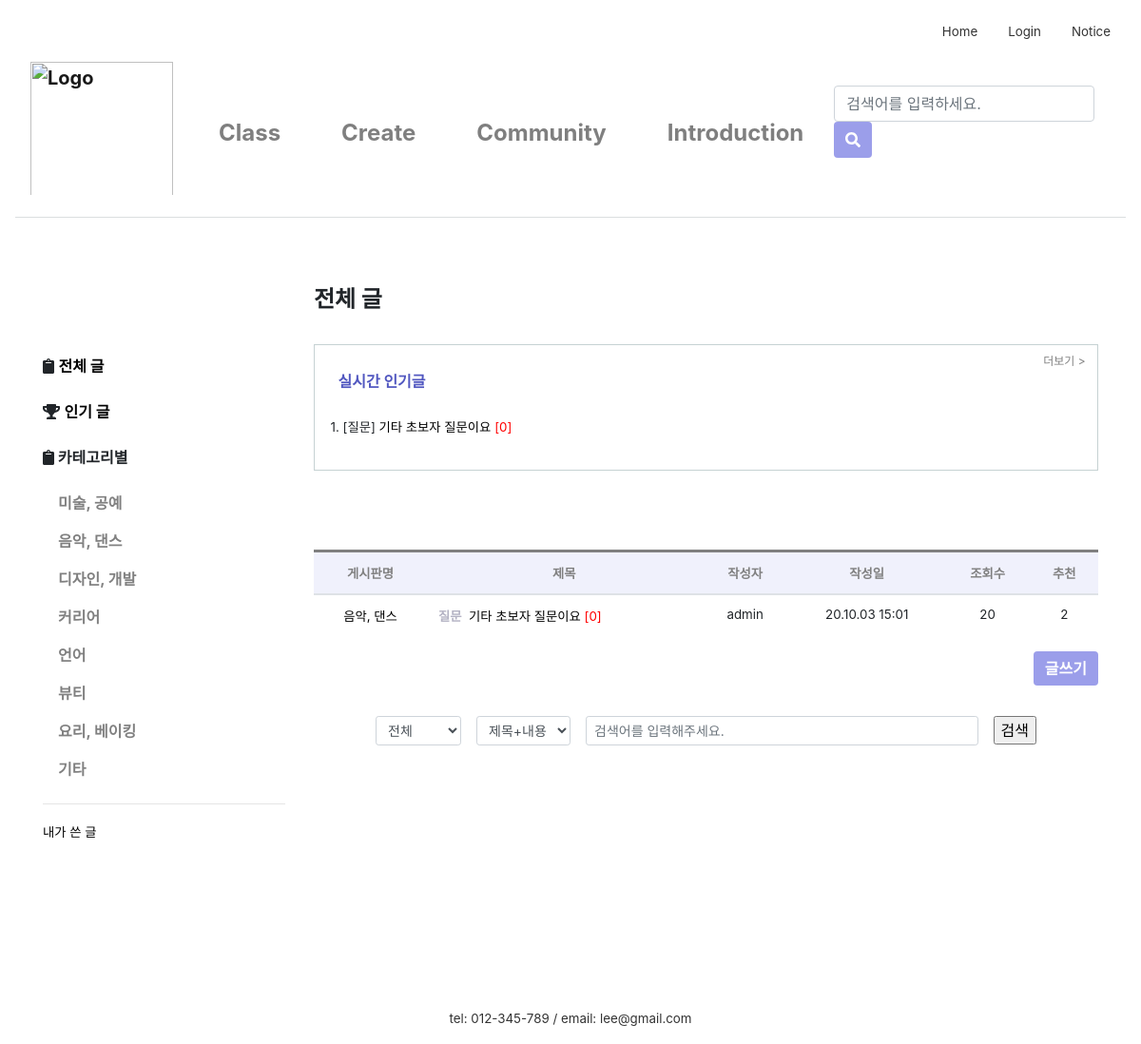
Before: /community/ with the older database file.
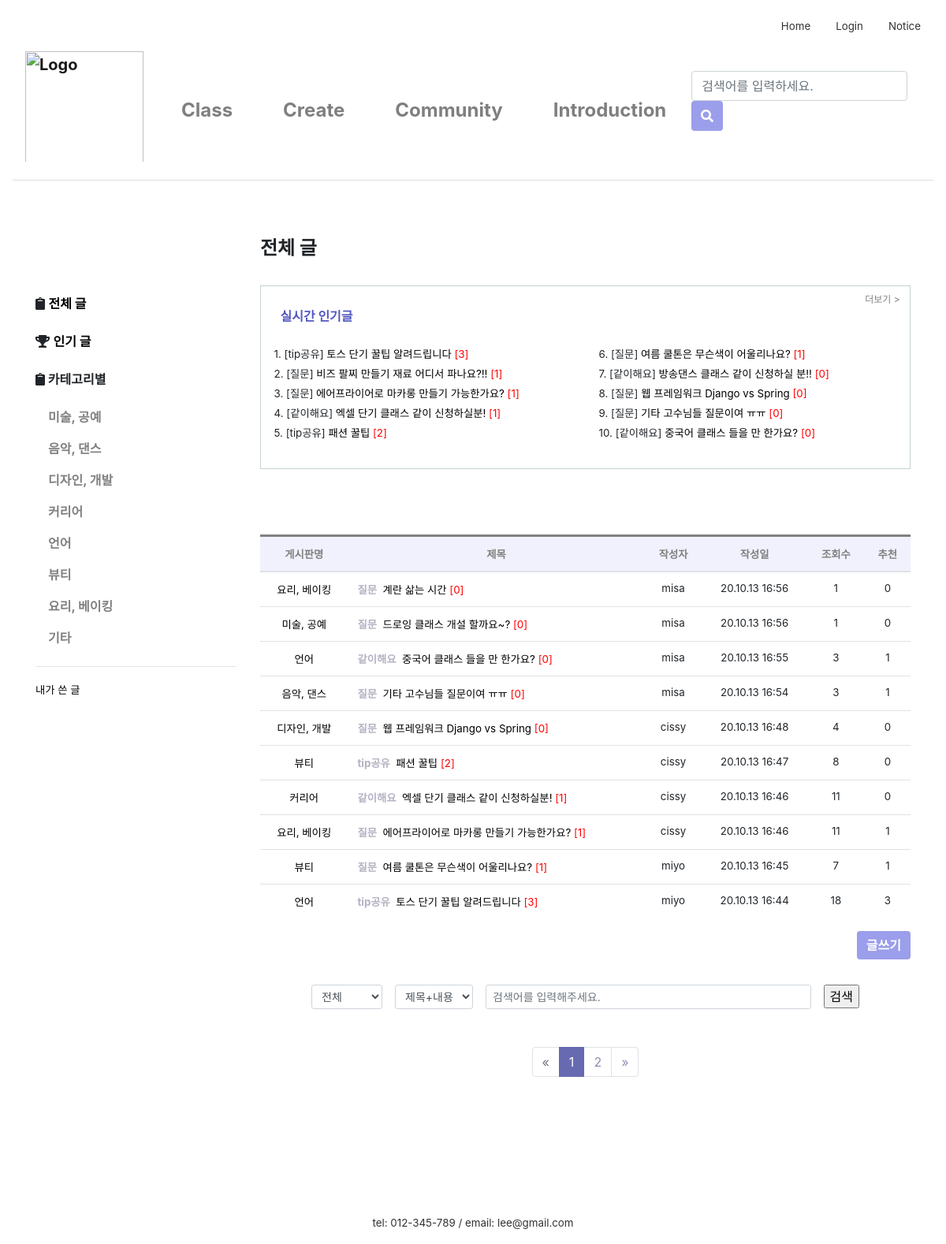
After: the same page with the newer database file.
### firstApp/models.py (models this page shows, shortened)
class Category(models.Model):
    name = models.CharField(max_length=20)
    def __str__(self):
        return self.name

class Post(models.Model):
    author = models.ForeignKey(settings.AUTH_USER_MODEL, on_delete=models.CASCADE, default=1)
    category = models.ForeignKey('firstApp.Category', on_delete=models.CASCADE, default=2)
    bullet = models.ForeignKey('firstApp.Bullet', on_delete=models.CASCADE, default=1)
    title = models.CharField(max_length=60)
    text = RichTextUploadingField()
    created_date = models.DateTimeField(default=timezone.now)
    published_date = models.DateTimeField(
            blank=True, null=True)
    views = models.PositiveIntegerField(default=0)
    recommendations = models.PositiveIntegerField(default=0)
    recommend_user = models.ManyToManyField(settings.AUTH_USER_MODEL, related_name='recommend_post')
    no_recommendations = models.PositiveIntegerField(default=0)
    no_recommend_user = models.ManyToManyField(settings.AUTH_USER_MODEL, related_name='no_recommend_post')
    class Meta:
        ordering = ['-id']

class Bullet(models.Model):
    name = models.CharField(max_length=20)
    def __str__(self):
        return self.name

### firstApp/views.py (the view, shortened to what this page needs)
# urls.py: path('community/', views.community, name='community'),
def community(request):
    if request.user is None:
        redirect('login')
    else:
        b = request.GET.get('b', '')
        c = request.GET.get('c', '')
        k = request.GET.get('k', '')
        cateId = request.GET.get('cateId', '')  # url의 쿼리스트링을 가져온다. 없는 경우 공백을 리턴한다
        cate_list = Category.objects.all()
        bullet_list = Bullet.objects.all()
        best = ''
        if cateId == '':
            post_list = Post.objects.all()
            cateName = '전체 글'
            best = Post.objects.order_by('-views', '-recommendations')
        else:
            post_list = Post.objects.filter(category=cateId)
            cateName = get_object_or_404(Category, pk=cateId).name
        page = request.GET.get('page', 1)
        paginator = Paginator(post_list, 10)
        try:
            posts = paginator.page(page)
        except PageNotAnInteger:
            posts = paginator.page(1)
        except EmptyPage:
            posts = paginator.page(paginator.num_pages)
        return render(request, 'firstApp/community.html', {
            'posts': posts, 'cate_list': cate_list, 'cateName': cateName,
            'cateId': cateId, 'bullets': bullet_list, 'b': b, 'c': c, 'k': k, 'page': page, 'best': best})

### firstApp/templates/firstApp/community.html (shortened to what this page needs)
{% extends 'firstApp/base.html'%}
{% load static %}
{% block content %}
<link rel="stylesheet" href="{% static 'css/paginate.css' %}">
<link rel="stylesheet" href="{% static 'css/community.css' %}">
		<div class="container">
			<div class="row">
				<div class="col-sm-3">
					<br><br><br>
					<div class="left-sidebar">
						<ul>
                            <li><i class="fas fa-clipboard"></i>
								<a class="a_underline font-weight-bolder" href="{% url 'community' %}">전체 글</a>
							</li>
							<br>
							<li><i class="fas fa-trophy"></i>
								<a class="a_underline font-weight-bolder" href="{% url 'bestPost' %}">인기 글</a>
							</li>
							<br>
							<p class="font-weight-bolder"><i class="fas fa-clipboard"></i> 카테고리별</p>
							<ul class="nav flex-column">
								{% for category in cate_list %}
								<li>
									<a class="nav-link community-nav-link font-weight-bold" href="/community/?cateId={{category.pk}}">
										{{category.name}}
									</a>
								</li>
								{% endfor %}
							</ul>
							<hr>
							<li><a class="a_underline lighter" href="{% url 'myPost' %}" >내가 쓴 글</a></li>
						</ul>
					</div>
				</div>
				<div class="col-sm-9">
					<h4 style="font-weight:bold;">{{cateName}}</h4>
					<br>
					<div class="blog-post-area">
						{% if best %}
						<div class="container upper_box">
							<div class="text-right lighter" style="font-size:9pt;">
								<a class="a_underline" style="color:gray;" href="{% url 'bestPost' %}">더보기 ></a>
							</div>
							<div class="row" style="margin:0 0 2% 0; padding:0 1% 1% 1%; font-weight:bold; color:#5157C0">
								실시간 인기글
							</div>
							<div class="row lighter" >
							  <div class="col">
								  <ul>
								  {% for post in best|slice:":5"%}
								  	<li style="line-height:25px;">
										{{forloop.counter}}.
										[{{ post.bullet }}]
										<a class="a_underline" href="{% url 'post_detail' post.pk %}?cateId={{cateId}}&page={{page}}">
											{{ post.title|truncatechars:40 }}
											<span class="lighter" style="color:red;">[{{ post.comments.count }}]</span>
										</a>
									</li>
								  {% endfor %}
								  </ul>
							  </div>
							  <div class="col">
								  <ul>
									  {% for post in best|slice:"5:10"%}
										<li style="line-height:25px;">
											{{forloop.counter|add:"5"}}.
											[{{ post.bullet }}]
											<a class="a_underline" href="{% url 'post_detail' post.pk %}?cateId={{cateId}}&page={{page}}">
												{{ post.title|truncatechars:40 }}
												<span class="lighter" style="color:red;">[{{ post.comments.count }}]</span>
											</a>
										</li>
									  {% endfor %}
								  </ul>
							  </div>
							</div>
						</div>
						{% endif %}
							<table class="table" style="border-top-style:solid;">
								<thead>
								<tr class="lighter text-center">
									<th>게시판명</th>
									<th>제목</th>
									<th>작성자</th>
									<th>작성일</th>
									<th>조회수</th>
									<th>추천</th>
								</tr>
								</thead>
								{% for post in posts %}
								<tr>
									<td class="lighter text-center">
										<a class="a_underline" href="{% url 'community'%}?cateId={{post.category.pk}}">
											{{ post.category }}
										</a>
									</td>
									<td class="lighter">
										<span style="color:#B3B2C3; font-weight:bold;">{{ post.bullet }}</span>&nbsp;
										<a class="a_underline" href="{% url 'post_detail' post.pk %}?cateId={{cateId}}&page={{page}}">
											{{ post.title }}
										</a>
										<span class="lighter" style="color:red;">[{{ post.comments.count }}]</span>
									</td>
									<td class="lighter text-center">{{post.author}}</td>
									<td class="lighter text-center">{{post.created_date|date:'y.m.d H:i'}}</td>
									<td class="lighter text-center">{{post.views}}</td>
									<td class="lighter text-center">{{post.recommendations}}</td>
								</tr>
								{% empty %}
								<tr>
									<td colspan="6"><p class="text-center" style="padding:20%">해당 게시물은 존재하지 않습니다.</p></td>
								</tr>
								{% endfor %}
							</table>
						{% if cateId != "0" %}
						<div align="right">
							<div id="btn">
								<a href="/createpost">
									<input class="btn btn-primary font-weight-bolder" type="button" value="글쓰기">
								</a>
							</div>
						</div>
						{% endif %}
					</div>
					{% if cateId != "0"%}
					<div class="community_search_bar">
					<form action="" method="get" class="form-inline d-flex justify-content-center md-form form-sm active-cyan-2 mt-2">
						<select name="b"class="form-control form-control-sm mr-3 w-15">
								<option value="">전체</option>
						</select>
						<select name="c"class="form-control form-control-sm mr-3 w-15">
								<option value="1">제목+내용</option>
						</select>
					  <input class="form-control form-control-sm mr-3 w-50" type="text" placeholder="검색어를 입력해주세요."
						name="k" value="{{ k }}" aria-label="Search">
						<span class="community_search_icon">
							<input type="submit" value="검색">
						</span>
					</form>
					</div>
					{% else %}
					<br><br>
					{% endif %}
						{% if posts.has_other_pages %}
						<nav aria-label="Page navigation example">
						  <ul class="pagination justify-content-center">
							{% if posts.has_previous %}
							  <li class="page-item">
								  <a class="page-link" href="?cateId={{cateId}}&c={{c}}&k={{k}}&page={{ posts.previous_page_number }}" aria-label="Previous">
								  	<span aria-hidden="true">&laquo;</span>
        							<span class="sr-only">Previous</span>
								  </a>
							  </li>
							{% else %}
							  <li class="page-item disabled"><a class="page-link">
								  <span>&laquo;</span></a></li>
							{% endif %}
							{% for i in posts.paginator.page_range %}
							  {% if posts.number == i %}
							  <li class="page-item active">
								  <a class="page-link" href="#">{{ i }}</a><span class="sr-only">(current)</span></span>
							  </li>
							  {% else %}
							  	<li class="page-item"><a class="page-link" href="?cateId={{cateId}}&c={{c}}&k={{k}}&page={{ i }}">{{ i }}</a></li>
							  {% endif %}
							{% endfor %}
							{% if posts.has_next %}
							  <li class="page-item">
								  <a class="page-link" href="?cateId={{cateId}}&c={{c}}&k={{k}}&page={{ posts.next_page_number }}" aria-label="Next">
									  <span aria-hidden="true">&raquo;</span>
								  </a>
							  </li>
							{% else %}
							  <li class="page-item disabled">
								  <a class="page-link">
								  <span>&raquo;</span>
								  </a>
							  </li>
							{% endif %}
						  </ul>
						</nav>
						{% endif %}
				</div>
			</div>
		</div>
{% endblock content %}

### firstApp/templates/firstApp/base.html (shortened to what this page needs)
{% load static %}
<link rel="stylesheet" href="https://stackpath.bootstrapcdn.com/bootstrap/4.4.1/css/bootstrap.min.css"
>
<link rel="stylesheet" href="{% static 'css/base.css' %}">
<link rel="stylesheet" href="{% static 'css/navbar_custom.css' %}">
<div class="inner">
  <nav class="nav nav-masthead justify-content-end">
    {% if user.is_active %}
    <a class="nav-link"><strong>{{user.username}}님, 환영합니다!</strong></a>
    <a class="nav-link active" href="/">Home</a>
    <a class="nav-link" href="/logout">Logout</a>
    <a class="nav-link" href="#">Notice</a>
    <a class="nav-link" href="/mypage">Mypage</a>
    {% else %}
    <a class="nav-link active" href="/">Home</a>
    <a class="nav-link" href="/login">Login</a>
    <a class="nav-link" href="#">Notice</a>
    {% endif %}
  </nav>
</div>
<nav class="navbar navbar-expand-lg  navbar-light navbar-custom">
  <a class="navbar-brand" href="/main"><img src="{% static 'image\logo_1.png' %}" alt="Logo" style="width:150px; padding-bottom:10px;"></a>
  <div class="collapse navbar-collapse" id="navbarCollapse">
    <ul class="navbar-nav mr-auto">
      <li class="nav-item nav-item-custom">
        <a class="nav-link" href="/class_search">Class</a>
      </li>
      <li class="nav-item nav-item-custom">
        <a class="nav-link" href="/intro_createclass">Create</a>
      </li>
      <li class="nav-item nav-item-custom">
        <a class="nav-link" href="/community">Community</a>
      </li>
      <li class="nav-item nav-item-custom">
        <a class="nav-link" href="#">Introduction</a>
      </li>
    </ul>
    <form class="form-inline mt-2 mt-md-0" action="{% url 'searchResult' %}" method="get">
      <input class="form-control mr-sm-2" type="search" placeholder="검색어를 입력하세요." aria-label="Search" name="qq" value="{{ qq }}">
      <button class="btn btn-primary my-2 my-sm-0" type="submit" style="height:38px">
        <i class="fas fa-search"></i>
      </button>
    </form>
  </div>
</nav>
<main role="main">
  {% block content %}
  {% endblock content%}
</main>
<footer class="mastfoot mt-auto text-center">
  <div class="inner" style="margin-top:10rem;">
    <p style="margin:0">tel: 012-345-789 /
      email: lee@gmail.com</p>
  </div>
</footer>

### firstApp/static/css/base.css (style rules this page uses)
.mastfoot { color: #333; }
.inner { font-size:10pt; }
.btn-primary, .btn-primary:active, .btn-primary:visited { background-color: #9B9EEA !important; border:none !important; color:white !important; }
.a_underline { color:black; }

### firstApp/static/css/navbar_custom.css (style rules this page uses)
a { color:#333; }
.navbar { border-bottom: 0.1px solid rgb(219, 222, 224); margin-bottom:3em; }
.navbar-custom { font-size: x-large; font-weight: bold; background-color: #fff; }
.nav-item-custom { padding-left: 1.5rem; padding-right: 1.5rem; }

### firstApp/static/css/paginate.css (style rules this page uses)
.pagination > .active > a { color: white; background-color: #676AB1 !important; border: solid 1px #676AB1 !important }

### firstApp/static/css/community.css (style rules this page uses)
ul { list-style:none; padding-left:0 }
th { color:gray; background-color:#f0f1fc; }
.upper_box { border: #C6D2D3 0.05px solid; padding:1% 1.5% 2% 2% ; margin-bottom:10%; }
.lighter { font-size:10pt; }
.community-nav-link,.community_nav-link:visited { color:gray !important; }
.community_search_bar { margin-top:2rem; margin-bottom:3rem; }
.community_search_icon { color:#918FB7; }

Changed rows visible on the page:
removed Post: bullet "질문", title "기타 초보자 질문이요", comments.count "0", category "음악, 댄스", author "admin", created_date "20.10.03 15:01", views "20", recommendations "2"
added Post: bullet "tip공유", title "토스 단기 꿀팁 알려드립니다", comments.count "3", category "언어", author "miyo", created_date "20.10.13 16:44", views "18", recommendations "3"
added Post: bullet "질문", title "비즈 팔찌 만들기 재료 어디서 파나요?!!", comments.count "1", shown under "전체 글"
added Post: bullet "질문", title "에어프라이어로 마카롱 만들기 가능한가요?", comments.count "1", category "요리, 베이킹", author "cissy", created_date "20.10.13 16:46", views "11", recommendations "1"
added Post: bullet "같이해요", title "엑셀 단기 클래스 같이 신청하실분!", comments.count "1", category "커리어", author "cissy", created_date "20.10.13 16:46", views "11", recommendations "0"
added Post: bullet "tip공유", title "패션 꿀팁", comments.count "2", category "뷰티", author "cissy", created_date "20.10.13 16:47", views "8", recommendations "0"
added Post: bullet "질문", title "여름 쿨톤은 무슨색이 어울리나요?", comments.count "1", category "뷰티", author "miyo", created_date "20.10.13 16:45", views "7", recommendations "1"
added Post: bullet "같이해요", title "방송댄스 클래스 같이 신청하실 분!!", comments.count "0"
added Post: bullet "질문", title "웹 프레임워크 Django vs Spring", comments.count "0", category "디자인, 개발", author "cissy", created_date "20.10.13 16:48", views "4", recommendations "0"
added Post: bullet "질문", title "기타 고수님들 질문이여 ㅠㅠ", comments.count "0", category "음악, 댄스", author "misa", created_date "20.10.13 16:54", views "3", recommendations "1"
added Post: bullet "같이해요", title "중국어 클래스 들을 만 한가요?", comments.count "0", category "언어", author "misa", created_date "20.10.13 16:55", views "3", recommendations "1"
added Post: category "요리, 베이킹", bullet "질문", title "계란 삶는 시간", comments.count "0", author "misa", created_date "20.10.13 16:56", views "1", recommendations "0"
added Post: category "미술, 공예", bullet "질문", title "드로잉 클래스 개설 할까요~?", comments.count "0", author "misa", created_date "20.10.13 16:56", views "1", recommendations "0"
Other visible differences:
new list line: "1"
new list line: "2"
